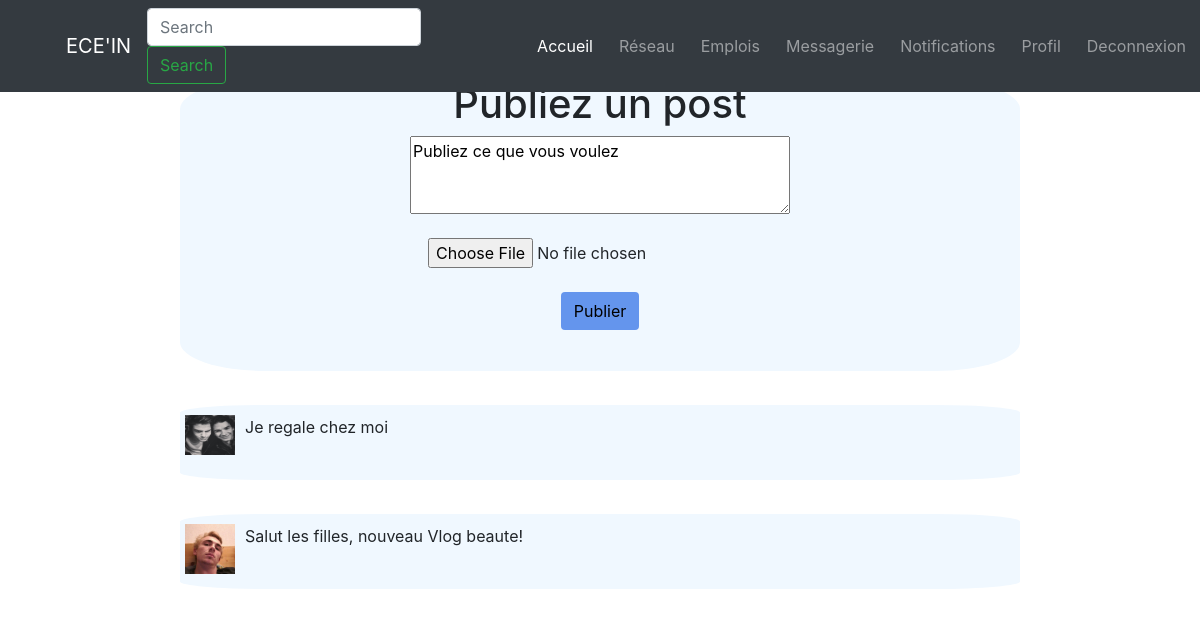
Screenshot of /Code/Accueil.php (signed in) with the database file from the repository.
### tables this page shows
CREATE TABLE IF NOT EXISTS `description` (
  `ID_description` int(10) NOT NULL AUTO_INCREMENT,
  `ID_user` int(10) NOT NULL,
  `Description` text NOT NULL,
  `CV` text NOT NULL,
  `PhotoProfil` varchar(30) NOT NULL,
  `ImageFond` varchar(30) NOT NULL,
  `ModeVisibilite` int(3) NOT NULL,
  PRIMARY KEY (`ID_description`),
  KEY `ID_user` (`ID_user`)
);

### Code/Accueil.php (the view, shortened to what this page needs)
<?php
  $ID_user = $_SESSION['ID_user'];
  $Photo_post ="";
  $array_Post = array();
 $array_Posteurs =  array();
  $arrayID_amis = array();
  $database = "linkedin";
  $db_handle = mysqli_connect('localhost', 'root', '');
  $db_found = mysqli_select_db($db_handle, $database);
  if($db_found)
  {
    $sql = "SELECT * FROM connexion WHERE ID_user_1 = " .$ID_user. " OR ID_user_2 = " .$ID_user;
    $result = mysqli_query($db_handle, $sql);
    while($data = mysqli_fetch_assoc($result))
    {
      if($data['ID_user_1']!=$ID_user)
          array_push($arrayID_amis, $data['ID_user_1']);
      else
          array_push($arrayID_amis, $data['ID_user_2']);
    }
    $sql = "SELECT * FROM post ORDER BY DatePublication DESC";
    $result = mysqli_query($db_handle, $sql);
    while($data = mysqli_fetch_assoc($result))
    {
        array_push($array_Post, $data['Contenu']);
      array_push($array_Posteurs, $data['ID_user']);
    }
 echo' <div class="starter-template boxsuggestion">
        <h1>Publiez un post </h1>
          <form action="TraitementPost.php" method="post" enctype="multipart/form-data">
                  <textarea name="ameliorer" id="ameliorer" rows="3" cols="35">Publiez ce que vous voulez</textarea>     <br><br>
        <input type="file" name="fichier" />
              <br><br>
              <button class="boutona btn btngr" type="submit"> Publier </button>
          </form>
      </div><br>';
    for($i = 0; $i < sizeof($array_Post); $i++)
    {
     $sql = "SELECT PhotoProfil FROM description WHERE ID_user = ".$array_Posteurs[$i]."";
    $result = mysqli_query($db_handle, $sql);
    while($data = mysqli_fetch_assoc($result))
    {
        $Photo_post=$data['PhotoProfil'];
    }
        for($f = 0; $f < sizeof($arrayID_amis); $f++){
            if($arrayID_amis[$f] == $array_Posteurs[$i]){
      echo '<div class="starter-template boxpost">
            <img src='.$Photo_post.' height="50" width="50" class="Afficher" style="float : left; margin-right:10px; margin-top : 10px; margin-left : 5px;" />
             <p class="texte" style="margin-top : 10px;"> '.$array_Post[$i].'</p>
            </div><br>';
            }
        }
        if($array_Posteurs[$i]==$ID_user){
             echo '<div class="starter-template boxpost">
            <img src='.$Photo_post.' height="50" width="50" class="Afficher" style="float : left; margin-right:10px; padding-top:10px; margin-left : 5px;" />
             <p class="texte" style="margin-top:10px;"> '.$array_Post[$i].'</p>
            </div><br>';
        }
        }
    }
?>
<!doctype html>
<html lang="fr">
  <head>
      <link href="https://stackpath.bootstrapcdn.com/bootstrap/4.1.0/css/bootstrap.min.css" rel="stylesheet">
    <link href="CSSacc.css" rel="stylesheet">
  </head>
  <body>
    <nav class="navbar navbar-expand-md navbar-dark bg-dark fixed-top">
      <a class="navbar-brand logo" href="#" >ECE'IN</a>
      <div class="collapse navbar-collapse" id="navbarsExampleDefault">
      	<form class="form-inline my-2 my-lg-0">
          <input class="form-control mr-sm-2" type="text" placeholder="Search" aria-label="Search">
          <button class="btn btn-outline-success my-2 my-sm-0" type="submit">Search</button>
        </form>
        <ul class="navbar-nav mr-auto -brand BarBoutons">
          <li class="nav-item active -brand bouton">
            <a class="nav-link" href="Accueil.php">Accueil <span class="sr-only">(current)</span></a>
          </li>
          <li class="nav-item -brand bouton">
            <a class="nav-link" href="AfficherAmis.php">Réseau</a>
          </li>
          <li class="nav-item -brand bouton">
            <a class="nav-link" href="Emplois.php">Emplois</a>
          </li>
          <li class="nav-item -brand bouton">
            <a class="nav-link" href="Messagerie.php">Messagerie</a>
          </li>
          <li class="nav-item -brand bouton">
            <a class="nav-link" href="Notifications.php">Notifications</a>
          </li>
          <li class="nav-item -brand bouton">
            <a class="nav-link" href="Profil.php">Profil</a>
          </li>
          <li class="nav-item -brand bouton">
            <a class="nav-link" href="Deconnexion.php">Deconnexion</a>
          </li>
        </ul>
      </div>
    </nav>
  </body>
</html>

### Code/CSSacc.css (style rules this page uses)
body { padding-top: 5rem; }
.texte { padding-left: 10px; padding-top: 10px; margin-right: 10px; }
.navbar { background-color:#283E4A; text-align: center; }
.logo { margin-left: 50px; color:#2CA94E; }
.barBoutons { margin-left: 100px; }
.bouton { margin-right: 10px; }
.btngr { background-color: cornflowerblue; }
.boxsuggestion { text-align: center; margin-right: 15%; margin-left: 15%; background-color: aliceblue; border-radius: 10%; padding-bottom: 25px; }
.boxpost { margin-right: 15%; margin-left: 15%; background-color: aliceblue; border-radius: 10%; padding-bottom: 25px; }

### rows the page displays
description: PhotoProfil (picture), i "Je regale chez moi"
description: PhotoProfil (picture), i "Salut les filles, nouveau Vlog beaute!"
